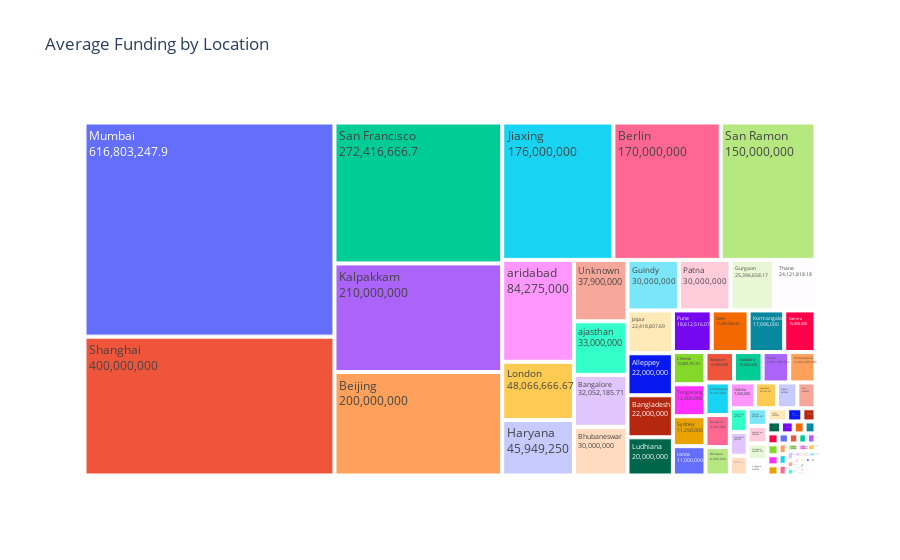

Here is the notebook cell this chart was saved with:
### Markdown cell above
## **3. How does funding vary with the location of the start-ups**

### Code cell
# Top ten most funded locations
location_funding=df.groupby('headquarter')['amount'].mean()
# Group by 'location' and calculate the mean amount
location_funding = df.groupby('headquarter')['amount'].mean().reset_index()

# Create a TreeMap visualization
fig = px.treemap(location_funding, path=['headquarter'], values='amount', title='Average Funding by Location')
fig.update_traces(textinfo='label+value')

# Show the plot
fig.show()

### Figure 1 — Plotly figure (JSON) as saved in the notebook; plotly's stock layout.template omitted (floating-point values rounded to 4 significant figures)
{"data": [{"branchvalues": "total", "domain": {"x": [0, 1], "y": [0, 1]}, "hovertemplate": "labels=%{label}<br>amount=%{value}<br>parent=%{parent}<br>id=%{id}<extra></extra>", "ids": ["Ahmedabad", "Alleppey", "Alwar", "Ambernath", "Anand", "Andheri", "Azadpur", "Bangalore", "Bangalore City", "Bangkok", "Bangladesh", "Beijing", "Belgaum", "Berlin", "Bhilwara", "Bhopal", "Bhubaneswar", "Bihar", "Chandigarh", "Chennai", "Cochin", "Coimbatore", "Computer Games", "Dehradun", "Delhi", "Dhingsara", "Gandhinagar", "Ghaziabad", "Goa", "Guindy", "Gujarat", "Guntur", "Gurgaon", "Guwahati", "Haryana", "Hubli", "Hyderabad", "India", "Indore", "Irvine", "Jaipur", "Jharkhand", "Jiaxing", "Jodhpur", "Kalkaji", "Kalpakkam", "Kannur", "Kanpur", "Kochi", "Kolkata", "Kormangala", "Kota", "Kottayam", "London", "Lucknow", "Ludhiana", "Mangalore", "Margão", "Milano", "Mohali", "Mountain View", "Mumbai", "Mylapore", "Nagpur", "New York", "Newcastle Upon Tyne", "Nilgiris", "Noida", "Odisha", "Online Media", "Palmwoods", "Panaji", "Panchkula", "Paris", "Patna", "Plano", "Powai", "Pune", "Samastipur", "Samtra", "San Francisco", "San Ramon", "Satara", "Seattle", "Seoul", "Shanghai", "Silvassa", "Singapore", "Surat", "Sydney", "Tamil Nadu", "Tangerang", "Telangana", "Thane", "Thiruvananthapuram", "Tirunelveli", "Trivandrum", "Tumkur", "Unknown", "Uttar Pradesh", "Uttar pradesh", "Vadodara", "Warangal", "West Bengal", "Worli", "ajastan", "ajasthan", "ajsamand", "anchi", "aridabad", "iyadh", "ood & Beverages", "oorkee", "rance", "risco", "rnakulam"], "labels": ["Ahmedabad", "Alleppey", "Alwar", "Ambernath", "Anand", "Andheri", "Azadpur", "Bangalore", "Bangalore City", "Bangkok", "Bangladesh", "Beijing", "Belgaum", "Berlin", "Bhilwara", "Bhopal", "Bhubaneswar", "Bihar", "Chandigarh", "Chennai", "Cochin", "Coimbatore", "Computer Games", "Dehradun", "Delhi", "Dhingsara", "Gandhinagar", "Ghaziabad", "Goa", "Guindy", "Gujarat", "Guntur", "Gurgaon", "Guwahati", "Haryana", "Hubli", "Hyderabad", "India", "Indore", "Irvine", "Jaipur", "Jharkhand", "Jiaxing", "Jodhpur", "Kalkaji", "Kalpakkam", "Kannur", "Kanpur", "Kochi", "Kolkata", "Kormangala", "Kota", "Kottayam", "London", "Lucknow", "Ludhiana", "Mangalore", "Margão", "Milano", "Mohali", "Mountain View", "Mumbai", "Mylapore", "Nagpur", "New York", "Newcastle Upon Tyne", "Nilgiris", "Noida", "Odisha", "Online Media", "Palmwoods", "Panaji", "Panchkula", "Paris", "Patna", "Plano", "Powai", "Pune", "Samastipur", "Samtra", "San Francisco", "San Ramon", "Satara", "Seattle", "Seoul", "Shanghai", "Silvassa", "Singapore", "Surat", "Sydney", "Tamil Nadu", "Tangerang", "Telangana", "Thane", "Thiruvananthapuram", "Tirunelveli", "Trivandrum", "Tumkur", "Unknown", "Uttar Pradesh", "Uttar pradesh", "Vadodara", "Warangal", "West Bengal", "Worli", "ajastan", "ajasthan", "ajsamand", "anchi", "aridabad", "iyadh", "ood & Beverages", "oorkee", "rance", "risco", "rnakulam"], "name": "", "parents": ["", "", "", "", "", "", "", "", "", "", "", "", "", "", "", "", "", "", "", "", "", "", "", "", "", "", "", "", "", "", "", "", "", "", "", "", "", "", "", "", "", "", "", "", "", "", "", "", "", "", "", "", "", "", "", "", "", "", "", "", "", "", "", "", "", "", "", "", "", "", "", "", "", "", "", "", "", "", "", "", "", "", "", "", "", "", "", "", "", "", "", "", "", "", "", "", "", "", "", "", "", "", "", "", "", "", "", "", "", "", "", "", "", "", "", ""], "textinfo": "label+value", "type": "treemap", "values": [9210000.0, 22000000, 0, 200000, 0, 6075000, 0, 32050000.0, 1001080, 9000000, 22000000, 200000000, 738000, 170000000, 8000000, 510000, 30000000, 329000, 4847200, 12090000.0, 850000, 9162500, 1200000, 2000000, 17700000.0, 100000, 200000, 1400000, 342000, 30000000, 4017000.0, 130000, 25400000.0, 0, 45949250, 0, 6512000.0, 620500, 1746520, 500000, 22420000.0, 0, 176000000, 258600, 233600, 210000000, 17520, 992000, 1294000, 4040000.0, 17096000, 1460, 10000000, 48070000.0, 175000, 20000000, 0, 1496500, 2300000, 0, 0, 616800000.0, 600000, 350000, 4875000, 300000, 200000, 9331000.0, 7500000, 0, 0, 1000000, 100000, 5400000, 30000000, 3000000, 400000, 18610000.0, 4000000, 15000000, 272400000.0, 150000000, 140000, 1100000, 1400000, 400000000, 1000000, 3495000, 1867000.0, 11250000, 0, 12000000, 3833000.0, 24120000.0, 0, 500000, 300000, 0, 37900000, 769000, 1000000, 10000000, 0, 1500000, 0, 1000000, 33000000, 200000, 100000, 84275000, 1300000, 461000, 0, 11000000, 0, 0]}], "layout": {"legend": {"tracegroupgap": 0}, "title": {"text": "Average Funding by Location"}}}
